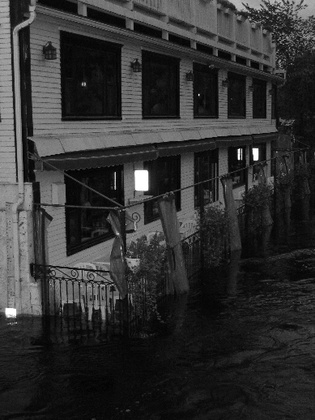
%> input picture hw_0408/input.jpg, 315 x 420 px, shrunk from 389 x 518 before the run
$ octave hw1_3_test.m   (GNU Octave 9; MATLAB toolbox functions it lacks are replaced by stand-ins)
%> lines starting %> are read from the running program, lines starting %| are printed output that depends on the picture
### hw_0408/HistEq.m
function [output, sr] = HistEq(input)
output = input;
si = size(input);
L = cast(intmax(class(input)), 'int16')+1;
sr = 0:1:L-1;
hist=zeros(1, L);

for i=1:si(1)
    for j=1:si(2)
        hist(input(i,j)+1) = hist(input(i,j)+1) + 1;
    end
end

for i=1:length(sr)
    s = 0;
    for j=1:i
        s = s + hist(j);
    end
    sr(i) = (s * double(L-1)) / (si(1) * si(2));
    sr(i) = cast(sr(i), class(input));
end

for i=1:si(1)
    for j=1:si(2)
        output(i,j) = sr(input(i,j)+1);
    end
end

### hw_0408/hw1_3_test.m
input = imread('input.jpg');
%> input is the input picture: size 420x315 uint8; min 0, max 255, mean 49.4

figure(1)
subplot(1,2,1);

s = size(input);
%> s = [420 315]
L = cast(intmax(class(input)), 'int16');
%> L = 255
hist=zeros(1, L+1);

for i=1:s(1)
    for j=1:s(2)
        hist(input(i,j)+1) = hist(input(i,j)+1) + 1;
    end
end
%> after the loop, hist = 256 values, max 3936 at index 12, min 0 at index 190, mean 516.8
bar(1:1:length(hist), hist)

input = HistEq(input);
%> after the loop in HistEq, `for i=1:si(1)`:
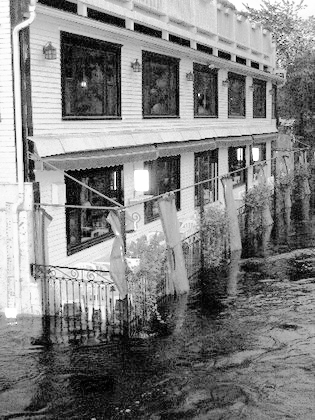
%> output: size 420x315 uint8; min 0, max 255, mean 129.3
subplot(1,2,2);

s = size(input);
L = cast(intmax(class(input)), 'int16');
hist=zeros(1, L+1);

for i=1:s(1)
    for j=1:s(2)
        hist(input(i,j)+1) = hist(input(i,j)+1) + 1;
    end
end
%> after the loop, hist = 256 values, max 3936 at index 31, min 0 at index 5, mean 516.8
bar(1:1:length(hist), hist)
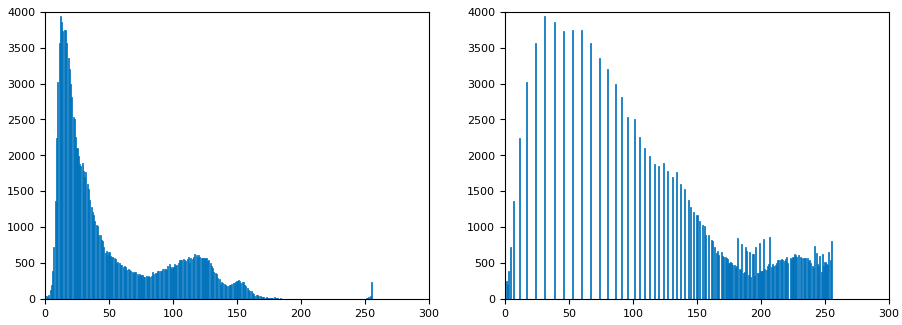
%> figure redrawn from the program's plot data, 2 panels; panel 1: tallest bar 3936 high, from x = 11.6 to 12.4; panel 2: tallest bar 3936 high, from x = 30.6 to 31.4
